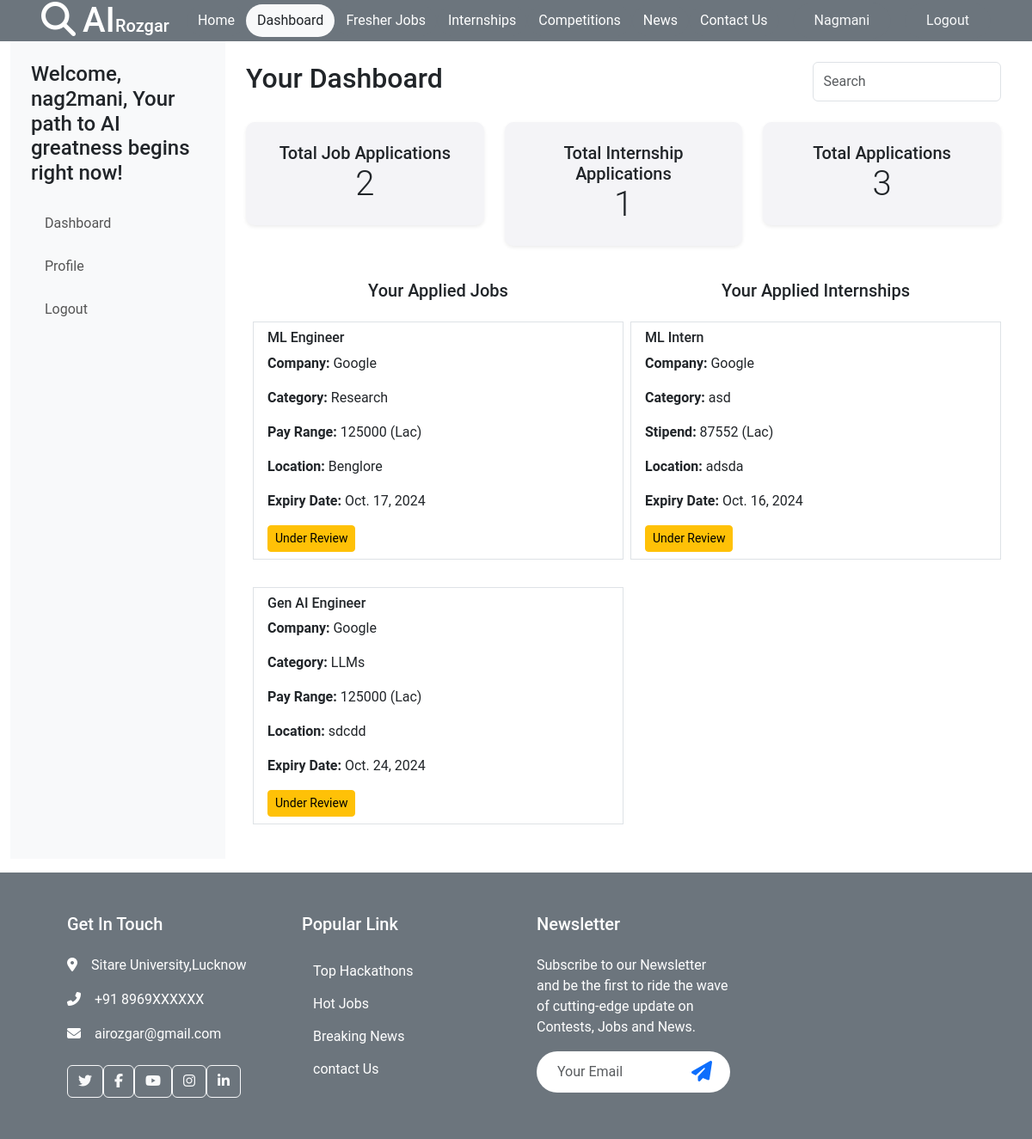
The page /student/ (signed in) on the database as committed earlier.
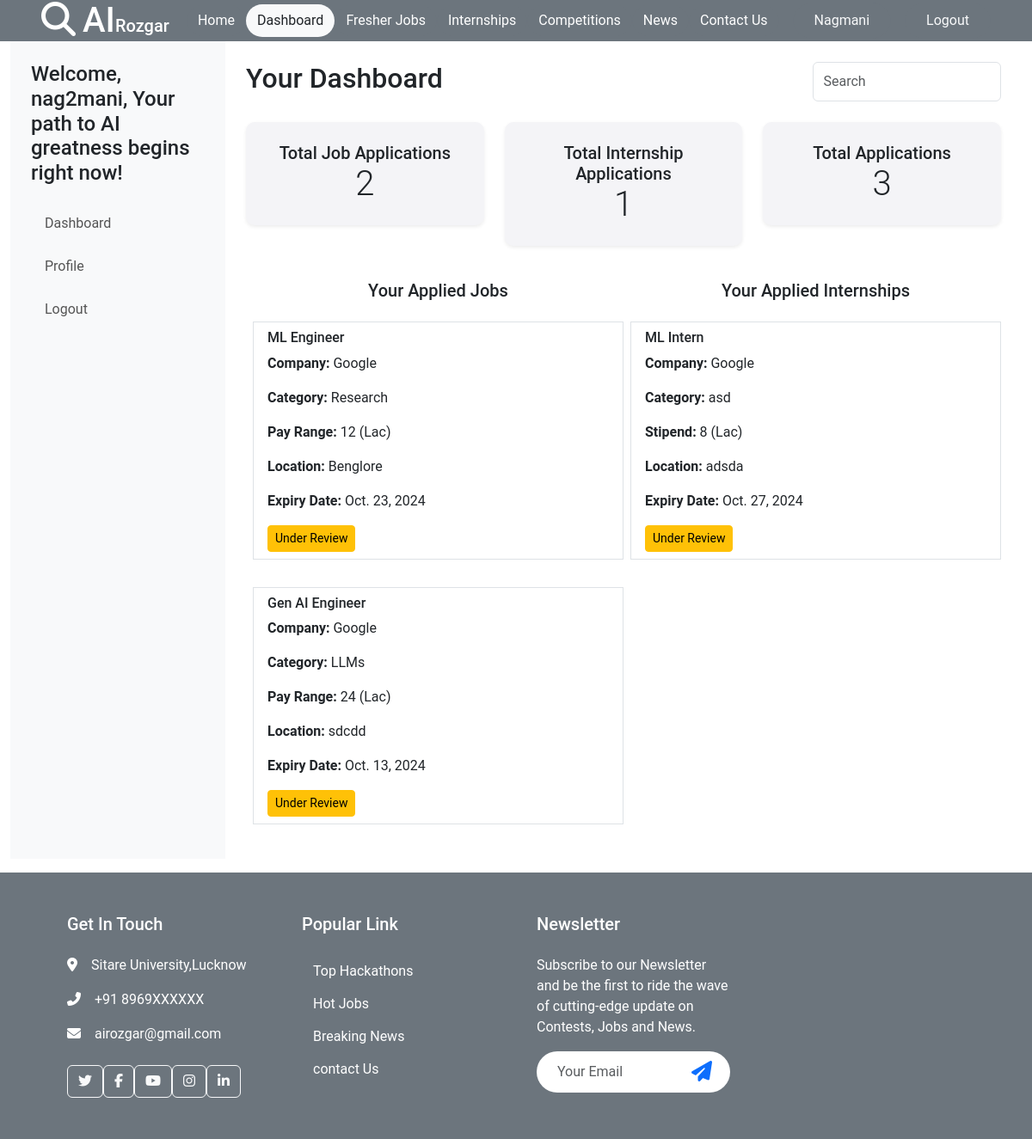
The same page on the database as committed later.
### home/models.py (models this page shows, shortened)
class Student(models.Model):
    user = models.OneToOneField(User, on_delete=models.CASCADE)  # Connect with the User model
    college = models.CharField(max_length=255)
    branch = models.CharField(max_length=255)
    github = models.URLField(blank=True, null=True)
    linkedin = models.URLField(blank=True, null=True)

class Job(models.Model):
    company = models.ForeignKey(Company, on_delete=models.CASCADE)
    title = models.CharField(max_length=255, default='Job')
    description = models.TextField()
    field = models.CharField(max_length=255)
    category = models.CharField(max_length=255)
    pay_range = models.CharField(max_length=20)
    location = models.CharField(max_length=255)
    expiry_date = models.DateField()
    created_date = models.DateField(auto_now_add=True)
    skills = models.TextField()
    student_applied = models.JSONField()  # To store hashmap of students applied

class Company(models.Model):
    user = models.OneToOneField(User, on_delete=models.CASCADE)  # Connect with the User model
    company_name = models.CharField(max_length=255)
    phone_number = models.CharField(max_length=15)
    email = models.EmailField(max_length=255, default=f"{company_name}@gmail.com")
    website = models.URLField(max_length=255, default=f"{company_name}.com")
    location = models.CharField(max_length=255, blank=True, null=True)

class Internship(models.Model):
    company = models.ForeignKey(Company, on_delete=models.CASCADE)
    title = models.CharField(max_length=255, default='Internship')
    description = models.TextField()
    field = models.CharField(max_length=255)
    category = models.CharField(max_length=255)
    stipend = models.CharField(max_length=20)
    location = models.CharField(max_length=255)
    expiry_date = models.DateField()
    created_date = models.DateField(auto_now_add=True)
    skills = models.TextField()
    student_applied = models.JSONField()  # To store hashmap of students applied

### home/views.py (the view)
# urls.py: path('student/', student, name='student'),
@login_required(login_url="/login/")
def student(request):
    student = request.user.student
    applied_jobs = Job.objects.filter(student_applied__has_key=str(student.id))
    applied_internships = Internship.objects.filter(student_applied__has_key=str(student.id))
    return render(request, 'student.html', {'applied_jobs': applied_jobs, 'applied_internships': applied_internships})

### home/templates/student.html (shortened to what this page needs)
{% extends 'base.html' %}
{% block start %}
<div class="d-flex container-fluid">
    <div id="sidebar" class="bg-light p-4">
        <h4 class="mb-4">Welcome, {{ request.user.student.user.username }}, Your path to AI greatness begins right now!</span></h4>
        <ul class="nav flex-column">
            <li class="nav-item"><a href="/student/" class="nav-link">Dashboard</a></li>
            <li class="nav-item"><a href="/editstudent/" class="nav-link">Profile</a></li>
            <li class="nav-item"><a href="/logout/" class="nav-link material-symbols-sharp">Logout</a></li>
        </ul>
    </div>
    <div id="main-content" class="container-fluid p-4">
        <div class="d-flex justify-content-between mb-4">
            <h2>Your Dashboard</h2>
            <input type="text" class="form-control w-25" placeholder="Search">
        </div>
        <div class="row text-center">
            <div class="col-md-4">
                <div class="card p-4 shadow-sm">
                    <h5>Total Job Applications</h5>
                    <p class="display-6">{{ applied_jobs.count }}</p>
                </div>
            </div>
            <div class="col-md-4">
                <div class="card p-4 shadow-sm">
                    <h5>Total Internship Applications</h5>
                    <p class="display-6">{{ applied_internships.count }}</p>
                </div>
            </div>
            <div class="col-md-4">
                <div class="card p-4 shadow-sm">
                    <h5>Total Applications</h5>
                    <p class="display-6">{{ applied_jobs.count|add:applied_internships.count }}</p>
                </div>
            </div>
        </div>
        <div class="d-flex mt-4">
            <div class="w-50 pr-3 mx-2">
                <h5 class="text-center font-weight-bold mt-3">Your Applied Jobs</h5>
                <ul class="list-group">
                    {% for job in applied_jobs %}
                    <div class="my-3">
                        <li class="list-group-item">
                            <h6>{{ job.title }}</h6>
                            <p><strong>Company:</strong> {{ job.company.company_name }}</p>
                            <p><strong>Category:</strong> {{ job.category }}</p>
                            <p><strong>Pay Range:</strong> {{ job.pay_range }} (Lac)</p>
                            <p><strong>Location:</strong> {{ job.location }}</p>
                            <p><strong>Expiry Date:</strong> {{ job.expiry_date }}</p>
                            <div class="mt-2">
                                <a href="#" class="btn btn-sm btn-warning">Under Review</a>
                            </div>
                        </li>
                    </div>
                    {% empty %}
                    <li class="list-group-item">No jobs applied yet.</li>
                    {% endfor %}
                </ul>
            </div>
            <div class="w-50 pl-3">
                <h5 class="text-center font-weight-bold mt-3">Your Applied Internships</h5>
                <ul class="list-group">
                    {% for internship in applied_internships %}
                    <div class="my-3">
                        <li class="list-group-item">
                            <h6>{{ internship.title }}</h6>
                            <p><strong>Company:</strong> {{ internship.company.company_name }}</p>
                            <p><strong>Category:</strong> {{ internship.category }}</p>
                            <p><strong>Stipend:</strong> {{ internship.stipend }} (Lac)</p>
                            <p><strong>Location:</strong> {{ internship.location }}</p>
                            <p><strong>Expiry Date:</strong> {{ internship.expiry_date }}</p>
                            <div class="mt-2">
                                <a href="#" class="btn btn-sm btn-warning">Under Review</a>
                            </div>
                        </li>
                    </div>
                    {% empty %}
                    <li class="list-group-item">No internships applied yet.</li>
                    {% endfor %}
                </ul>
            </div>
        </div>
    </div>
</div>
{% endblock %}

### home/templates/base.html (shortened to what this page needs)
<!DOCTYPE html>
<html lang="en">
<head>
  <link href="https://cdn.jsdelivr.net/npm/bootstrap@5.3.3/dist/css/bootstrap.min.css" rel="stylesheet"
>
  <link href="https://cdnjs.cloudflare.com/ajax/libs/font-awesome/6.6.0/css/all.min.css" rel="stylesheet">
  <link href="../static/css/style.css" rel="stylesheet">
</head>
<body>
  <nav class="navbar navbar-expand-lg bg-secondary px-4 px-lg-5 py-3 py-lg-0 sticky-top">
    <a href="/" class="navbar-brand p-0">
        <h1 class="m-0 text-white"><i class="fas fa-search me-2"></i>AI<span class="fs-5">Rozgar</span></h1>
    </a>
    <div class="collapse navbar-collapse" id="navbarCollapse">
        <div class="navbar-nav ms-auto py-0">
            <a href="/" class="nav-item btn text-light rounded-pill {% if request.path == '/' %}bg-light text-dark{% else %}btn-secondary text-white{% endif %}">Home</a>
            {% if request.user.is_authenticated and request.user.student %}
            <a href="/student/" class="nav-item btn text-light rounded-pill {% if request.path == '/student/' %}bg-light text-dark{% else %}btn-secondary text-white{% endif %}">Dashboard</a>
            {% endif %}
            <a href="/job/" class="nav-item btn text-light rounded-pill {% if request.path == '/job/' %}bg-light text-dark{% else %}btn-secondary text-white{% endif %}">Fresher Jobs</a>
            <a href="/internship/" class="nav-item btn text-light rounded-pill {% if request.path == '/internship/' %}bg-light text-dark{% else %}btn-secondary text-white{% endif %}">Internships</a>
            <a href="/contest/" class="nav-item btn text-light rounded-pill {% if request.path == '/contest/' %}bg-light text-dark{% else %}btn-secondary text-white{% endif %}">Competitions</a>
            <a href="/news/" class="nav-item btn text-light rounded-pill {% if request.path == '/news/' %}bg-light text-dark{% else %}btn-secondary text-white{% endif %}">News</a>
            <a href="/contact/" class="nav-item btn text-light rounded-pill {% if request.path == '/contact/' %}bg-light text-dark{% else %}btn-secondary text-white{% endif %}">Contact Us</a>
        </div>
        {% if request.user.is_authenticated %}
        <a href="#" class="btn btn-secondary text-light rounded-pill py-2 px-4 ms-3">{{ request.user.first_name }}</a>
        <a href="/logout/" class="btn btn-secondary text-light rounded-pill py-2 px-4 ms-3">Logout</a>
        {% else %}
        <a href="/login/" class="btn btn-secondary text-light rounded-pill py-2 px-4 ms-3">Log In</a>
        {% endif %}
    </div>
</nav>
  {% block start %}
  {% endblock %}
  <div class="bg-secondary footer mt-3">
    <div class="container py-5 px-lg-5">
      <div class="row g-5">
        <div class="col-md-6 col-lg-3">
          <h5 class="text-white mb-4">Get In Touch</h5>
          <p class="text-white"><i class="fa fa-map-marker-alt me-3"></i>Sitare University,Lucknow</p>
          <p class="text-white"><i class="fa fa-phone-alt me-3"></i>+91 8969XXXXXX</p>
          <p class="text-white"><i class="fa fa-envelope me-3"></i>airozgar@gmail.com</p>
          <div class="d-flex pt-2">
            <a class="btn btn-outline-light btn-social" href=""><i class="fab fa-twitter"></i></a>
            <a class="btn btn-outline-light btn-social" href=""><i class="fab fa-facebook-f"></i></a>
            <a class="btn btn-outline-light btn-social" href=""><i class="fab fa-youtube"></i></a>
            <a class="btn btn-outline-light btn-social" href=""><i class="fab fa-instagram"></i></a>
            <a class="btn btn-outline-light btn-social" href=""><i class="fab fa-linkedin-in"></i></a>
          </div>
        </div>
        <div class="col-md-6 col-lg-3">
          <h5 class="text-white mb-4">Popular Link</h5>
          <a class="btn text-white" href="/contest/">Top Hackathons</a>
          <a class="btn text-white" href="/job/">Hot Jobs</a>
          <a class="btn text-white" href="/news/">Breaking News</a>
          <a class="btn text-white" href="/contact/">contact Us</a>
        </div>
        <div class="col-md-6 col-lg-3">
          <h5 class="text-white mb-4">Newsletter</h5>
          <p class="text-white ">
            Subscribe to our Newsletter and be the first to ride the wave of
            cutting-edge update on Contests, Jobs and News.
          </p>
          <div class="position-relative w-100 mt-3">
            <input class="form-control border-0 rounded-pill w-100 ps-4 pe-5" type="text" placeholder="Your Email"
              style="height: 48px;">
            <button type="button" class="btn shadow-none position-absolute top-0 end-0 mt-1 me-2"> <i
                class="fa fa-paper-plane text-primary fs-4"></i></button>
          </div>
        </div>
      </div>
    </div>
</body>
</html>

### home/static/css/style.css (style rules this page uses)
body { font-family: 'Poppins', 'Roboto', sans-serif; }

### home/templates/student.html (style rules this page uses)
#sidebar { width: 250px; min-height: 100vh; }
#main-content { flex: 1; background-color: #fff; }
.container-fluid { font-family: 'Poppins', 'Roboto', sans-serif; }
.nav-link { color: #555; margin-bottom: 10px; font-size: 16px; }
.card { border-radius: 10px; border: none; background-color: #f4f4f7; }
.card h5, .card p { margin-bottom: 0; }

Rows that differ between the two databases and show on the page:
changed Job "ML Engineer": pay_range "125000" → "12"; expiry_date "Oct. 17, 2024" → "Oct. 23, 2024"
changed Job "Gen AI Engineer": pay_range "125000" → "24"; expiry_date "Oct. 24, 2024" → "Oct. 13, 2024"
changed Internship "ML Intern": stipend "87552" → "8"; expiry_date "Oct. 16, 2024" → "Oct. 27, 2024"
